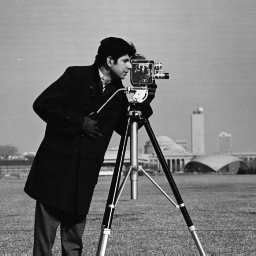
#> input picture photographer.jpg, 256 x 256 px
$ python hoet.py
#> lines starting #> are read from the running program, lines starting #| are printed output that depends on the picture
import math

import matplotlib.pyplot as plt
import numpy as np
from scipy.signal import convolve
from scipy.ndimage import filters

SOBEL_0 = np.array([[-1, -2, -1], [0, 0, 0], [1, 2, 1]])
SOBEL_45 = np.array([[-2, -1, 0], [-1, 0, 1], [0, 1, 2]])
SOBEL_90 = np.array([[-1, 0, 1], [-2, 0, 2], [-1, 0, 1]])
SOBEL_135 = np.array([[0, 1, 2], [-1, 0, 1], [-2, -1, 0]])
SOBEL_LIST = [SOBEL_0, SOBEL_45, SOBEL_90, SOBEL_135]
SOBEL_TITLES = ['0 degree Sobel', '45 degree Sobel', '90 degree Sobel', '135 degree Sobel']

# https://stackoverflow.com/questions/45960192/using-numpy-as-strided-function-to-create-patches-tiles-rolling-or-sliding-w/45960193#45960193
def __window_nd__(a, window, steps = None, axis = None, gen_data = False):
        """
        Create a windowed view over `n`-dimensional input that uses an
        `m`-dimensional window, with `m <= n`

        Parameters
        -------------
        a : Array-like
            The array to create the view on

        window : tuple or int
            If int, the size of the window in `axis`, or in all dimensions if
            `axis == None`

            If tuple, the shape of the desired window.  `window.size` must be:
                equal to `len(axis)` if `axis != None`, else
                equal to `len(a.shape)`, or
                1

        steps : tuple, int or None
            The offset between consecutive windows in desired dimension
            If None, offset is one in all dimensions
            If int, the offset for all windows over `axis`
            If tuple, the steps along each `axis`.
                `len(steps)` must me equal to `len(axis)`

        axis : tuple, int or None
            The axes over which to apply the window
            If None, apply over all dimensions
            if tuple or int, the dimensions over which to apply the window

        gen_data : boolean
            returns data needed for a generator

        Returns
        -------

        a_view : ndarray
            A windowed view on the input array `a`, or `a, wshp`, where `whsp` is the window shape needed for creating the generator

        """
        ashp = np.array(a.shape)

        if axis != None:
            axs = np.array(axis, ndmin = 1)
            assert np.all(np.in1d(axs, np.arange(ashp.size))), "Axes out of range"
        else:
            axs = np.arange(ashp.size)

        window = np.array(window, ndmin = 1)
        assert (window.size == axs.size) | (window.size == 1), "Window dims and axes don't match"
        wshp = ashp.copy()
        wshp[axs] = window
        assert np.all(wshp <= ashp), "Window is bigger than input array in axes"

        stp = np.ones_like(ashp)
        if steps:
            steps = np.array(steps, ndmin = 1)
            assert np.all(steps > 0), "Only positive steps allowed"
            assert (steps.size == axs.size) | (steps.size == 1), "Steps and axes don't match"
            stp[axs] = steps

        astr = np.array(a.strides)

        shape = tuple((ashp - wshp) // stp + 1) + tuple(wshp)
        strides = tuple(astr * stp) + tuple(astr)

        as_strided = np.lib.stride_tricks.as_strided
        a_view = np.squeeze(as_strided(a,
                                     shape = shape,
                                     strides = strides))
        if gen_data :
            return a_view, shape[:-wshp.size]
        else:
            return a_view

# https://stackoverflow.com/questions/31774071/implementing-log-gabor-filter-bank
def __get_gabor_filter__(f_0, theta_0, N, n_orientations):
    # filter configuration
    scale_bandwidth =  0.996 * math.sqrt(2/3)
    angle_bandwidth =  0.996 * (1/math.sqrt(2)) * (np.pi/n_orientations)

    # x,y grid
    extent = np.arange(-N/2, N/2 + N%2)
    x, y = np.meshgrid(extent,extent)

    mid = int(N/2)
    ## orientation component ##
    theta = np.arctan2(y,x)
    center_angle = ((np.pi/n_orientations) * theta_0) if (f_0 % 2) \
                else ((np.pi/n_orientations) * (theta_0+0.5))

    # calculate (theta-center_theta), we calculate cos(theta-center_theta)
    # and sin(theta-center_theta) then use atan to get the required value,
    # this way we can eliminate the angular distance wrap around problem
    costheta = np.cos(theta)
    sintheta = np.sin(theta)
    ds = sintheta * math.cos(center_angle) - costheta * math.sin(center_angle)
    dc = costheta * math.cos(center_angle) + sintheta * math.sin(center_angle)
    dtheta = np.arctan2(ds,dc)

    orientation_component =  np.exp(-0.5 * (dtheta/angle_bandwidth)**2)

    ## frequency componenet ##
    # go to polar space
    raw = np.sqrt(x**2+y**2)
    # set origin to 1 as in the log space zero is not defined
    raw[mid,mid] = 1
    # go to log space
    raw = np.log2(raw)

    center_scale = math.log2(N) - f_0
    draw = raw-center_scale
    frequency_component = np.exp(-0.5 * (draw/ scale_bandwidth)**2)

    # reset origin to zero (not needed as it is already 0?)
    frequency_component[mid,mid] = 0

    return frequency_component * orientation_component

def __edge_descriptor__(im, cell_size, sigma, gaussian_before):
    # For the paper equivalents
    # n = cell_size, k = stride, b = block size
    n = cell_size
    k = n
    b = n * 2

    # DM_k(x, y) = |fk(x, y) * I(x, y)|
    if gaussian_before:
        im = filters.gaussian_filter(im, sigma=sigma)

    DM_list = [abs(convolve(im, sobel_kernel)) for sobel_kernel in SOBEL_LIST]

    if not gaussian_before:
        DM_list = [filters.gaussian_filter(DM_k, sigma=sigma) for DM_k in DM_list]

    # DEBUGGING
    # for DM_k in DM_list:
    #     plt.figure()
    #     plt.imshow(DM_k, cmap='gray')

    # "We divide into p overlapping blocks and calculate the feature vector of each block"
    # "K is the stride between two neighbor blocks"
    # "The cell size is n x n"
    # "We set k = n in our experiments"
    DM_blocks = [__window_nd__(DM_k, (b, b), steps=k).reshape(-1, b, b) for DM_k in DM_list]

    # Get the center pixel
    c_row = b // 2
    c_col = b // 2

    # Get the offset to move the center from the middle of the block to the middle of one of the four cells
    row_offset = c_row // 2
    col_offset = c_col // 2

    # Get the four cell pixel centers
    centers = [
        (c_row - row_offset, c_col - col_offset),
        (c_row - row_offset, c_col + col_offset),
        (c_row + row_offset, c_col - col_offset),
        (c_row + row_offset, c_col + col_offset)
    ]

    feature_vector = []
    for current_block_idx in range(DM_blocks[0].shape[0]):
        block_vector = []
        for row_coord, col_coord in centers:
            for DM_block_idx in range(len(DM_blocks)):
                center_pixel = DM_blocks[DM_block_idx][current_block_idx, row_coord, col_coord]
                block_vector.append(center_pixel)
        # feature_vector.append(block_vector / np.linalg.norm(block_vector))
        l2_norm = np.linalg.norm(block_vector)
        if l2_norm <= 0:
            l2_norm = 1
        feature_vector.extend(block_vector / np.linalg.norm(block_vector))

    # assert len(feature_vector) == DM_blocks[0].shape[0] * 16, 'Shape mismatch on edge descriptor'

    return np.asarray(feature_vector), DM_list
    # return feature_vector, DM_list

def __texture_descriptor__(im, n_scales=4, n_orientations=6, N=16):
    All_Aos = []
    for o in range(n_orientations):
        Ao = 0
        for s in range(n_scales):
            # Get the 2d log-gabor filter to convolve
            g = __get_gabor_filter__(s, o, N=N, n_orientations=n_orientations)
            A = abs(convolve(im, g))
            # Add all the scales together as per the paper
            Ao += A
        All_Aos.append(Ao)

    # Combine into maximum index map (MIM)
    All_Aos = np.asarray(All_Aos)
    MIM = np.argmax(All_Aos, axis=0)

    # DEBUGGING
    # plt.figure()
    # plt.imshow(MIM, cmap='gray')

    # Divide into 6x6 sub-grids
    blocks = __window_nd__(MIM, (6, 6), steps=6).reshape(-1, 6, 6)

    feature_vector = []
    for block in blocks:
        hist, _ = np.histogram(block, n_orientations)
        feature_vector.append(hist)

    feature_vector = feature_vector / np.linalg.norm(feature_vector)

    return feature_vector.flatten(), MIM
    # return list(feature_vector), MIM

def get_descriptor(im, cell_size, sigma, gaussian_before, n_scales, n_orientations, N, sampling_interval):
    # Color to grayscale (if needed)
    if len(im.shape) == 3:
        im = np.mean(im, axis=2)

    # Uniform Sampling
    im = im[::sampling_interval[0], ::sampling_interval[1]]

    # Feature descriptors
    edge_vector, _ = __edge_descriptor__(im, cell_size, sigma, gaussian_before)
    texture_vector, _ = __texture_descriptor__(im, n_scales, n_orientations, N)

    # print(type(edge_vector), type(texture_vector), len(edge_vector), len(texture_vector), len(edge_vector[0]), len(texture_vector[0]))

    # # edge_vector.extend(texture_vector)
    # return edge_vector
    return np.concatenate((edge_vector, texture_vector))

if __name__ == '__main__':
    from PIL import Image
    im = np.array(Image.open('photographer.jpg'))
#> im is the input picture: shape (256, 256); min 7, max 253, mean 118.7
    if len(im.shape) == 3:
        im = np.mean(im, axis=2)

    print(f'im.shape={im.shape}')
#| im.shape=(256, 256)
    des1 = get_descriptor(im, cell_size=32, sigma=1, gaussian_before=False, n_scales=4, n_orientations=6, N=32, sampling_interval=(1,1))
#> in __edge_descriptor__, `DM_list = [abs(convolve(im, sobel_kernel)) for sobel_kernel in SOBEL_L..`: DM_list = 4 items
#> after the loop in __edge_descriptor__, `for current_block_idx in range(DM_blocks[0].shape[0]):`: feature_vector = 784 values, max 0.682 at index 381, min 0.0011 at index 592, mean 0.197
#> in get_descriptor, `edge_vector, _ = __edge_descriptor__(im, cell_size, sigma, gaussian_be..`: edge_vector has the same summary as feature_vector in __edge_descriptor__
#> after the loop in __texture_descriptor__, `for o in range(n_orientations):`:
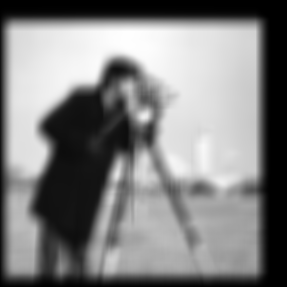
#> Ao: shape (287, 287) float64; min 3.22e-09, max 55866.1, mean 28396.1; drawn with min black and max white
#> after the loop in __texture_descriptor__, `for o in range(n_orientations):`: All_Aos = 6 items
#> in __texture_descriptor__, `MIM = np.argmax(All_Aos, axis=0)`:
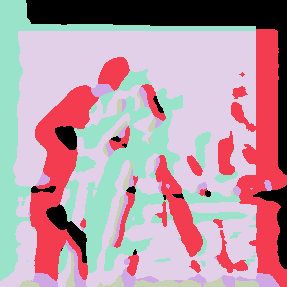
#> MIM: shape (287, 287) int64; 6 distinct labels, from 0 to 5; one colour per label, 0 black
#> the loop in __texture_descriptor__, `for block in blocks:` made 2209 passes
#> hist on passes 1 to 3: [0, 0, 0, 36, 0, 0], [0, 0, 0, 36, 0, 0], [0, 0, 0, 36, 0, 0]
#> after the loop in __texture_descriptor__, `for block in blocks:`: feature_vector = 2209 items, first 6: [0, 0, 0, 36, 0, 0], [0, 0, 0, 36, 0, 0], [0, 0, 0, 36, 0, 0], [0, 0, 0, 36, 0, 0], [21, 0, 0, 0, 0, 15], [0, 0, 0, 36, 0, 0]
#> in __texture_descriptor__, `feature_vector = feature_vector / np.linalg.norm(feature_vector)`: feature_vector = 2209 rows, first 6: [0, 0, 0, 0.023, 0, 0], [0, 0, 0, 0.023, 0, 0], [0, 0, 0, 0.023, 0, 0], [0, 0, 0, 0.023, 0, 0], [0.0134, 0, 0, 0, 0, 0.0096], [0, 0, 0, 0.023, 0, 0]
#> in get_descriptor, `texture_vector, _ = __texture_descriptor__(im, n_scales, n_orientation..`: texture_vector = 13254 values, max 0.023 at index 3, min 0 at index 0, mean 0.00384
#> des1 = 14038 values, max 0.682 at index 381, min 0 at index 784, mean 0.0146

    import cv2 as cv
    sift = cv.SIFT_create()
    kp, des2 = sift.detectAndCompute(im, None)
#> kp = 331 keypoints; strongest (x, y, size): (182, 205, 2), (112, 206, 2.6), (140, 95, 8.5), (135, 124, 3.1)

#> (the run stopped early here; a loop or call above may not have finished)
